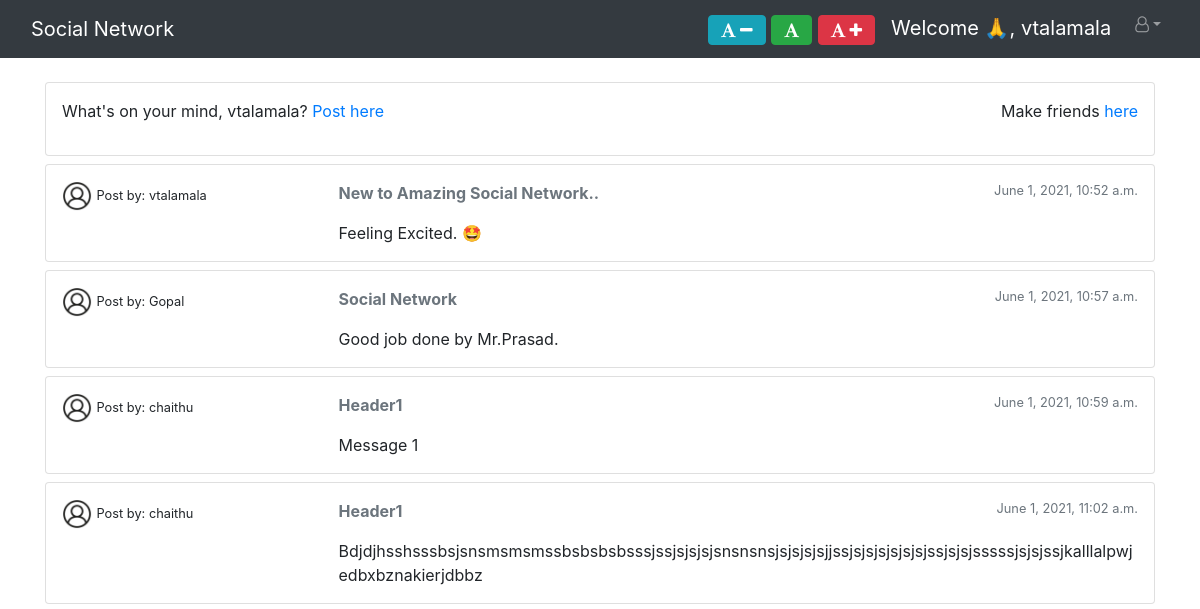
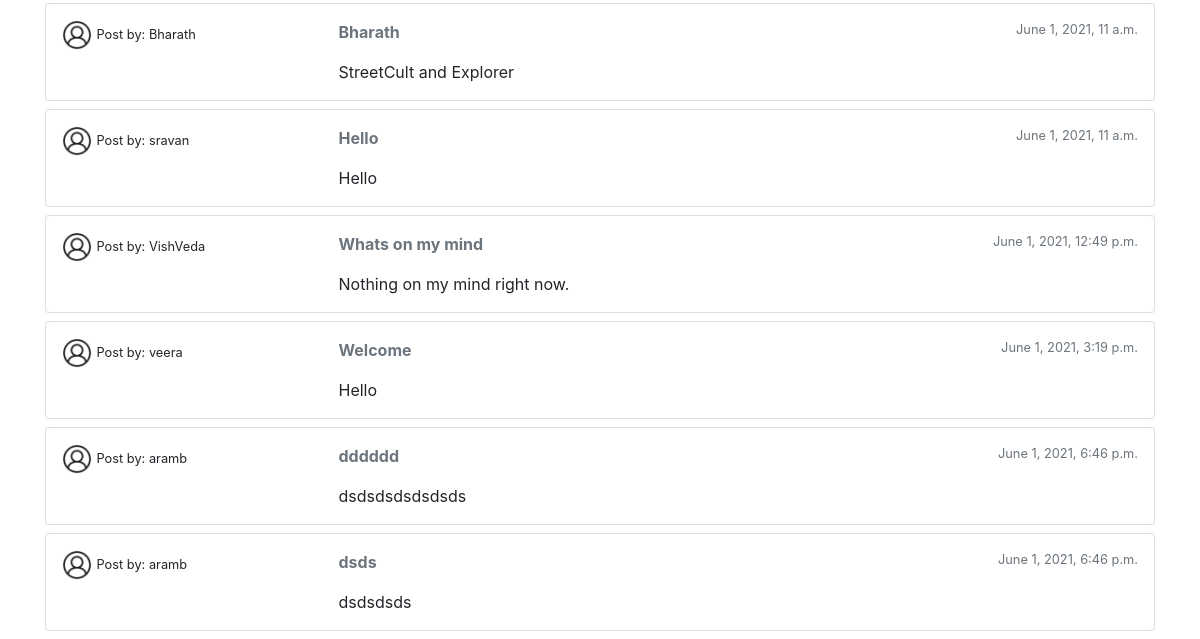
Page /timeline/ (signed in) on the earlier database version (2 pictures, top to bottom).
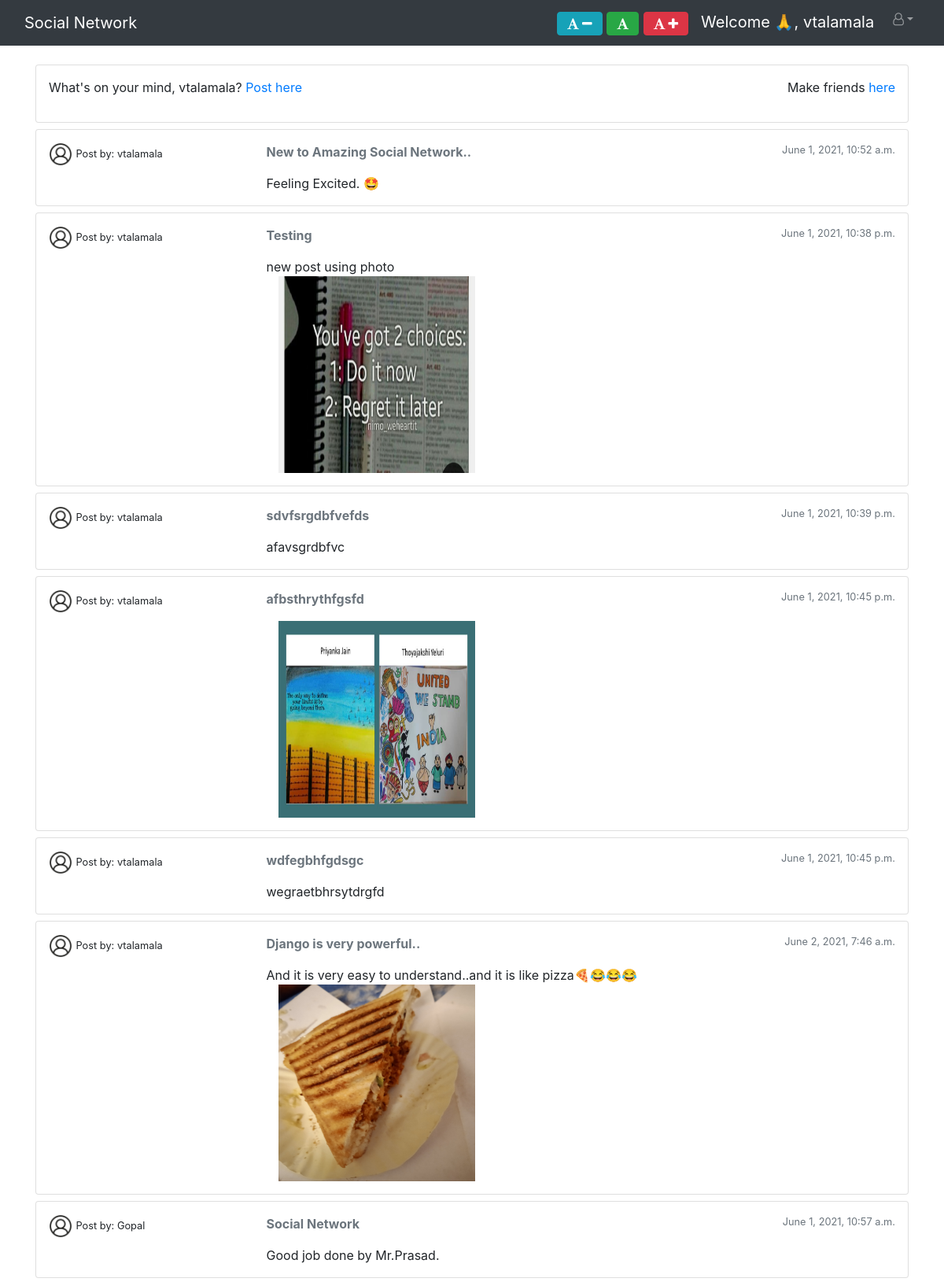
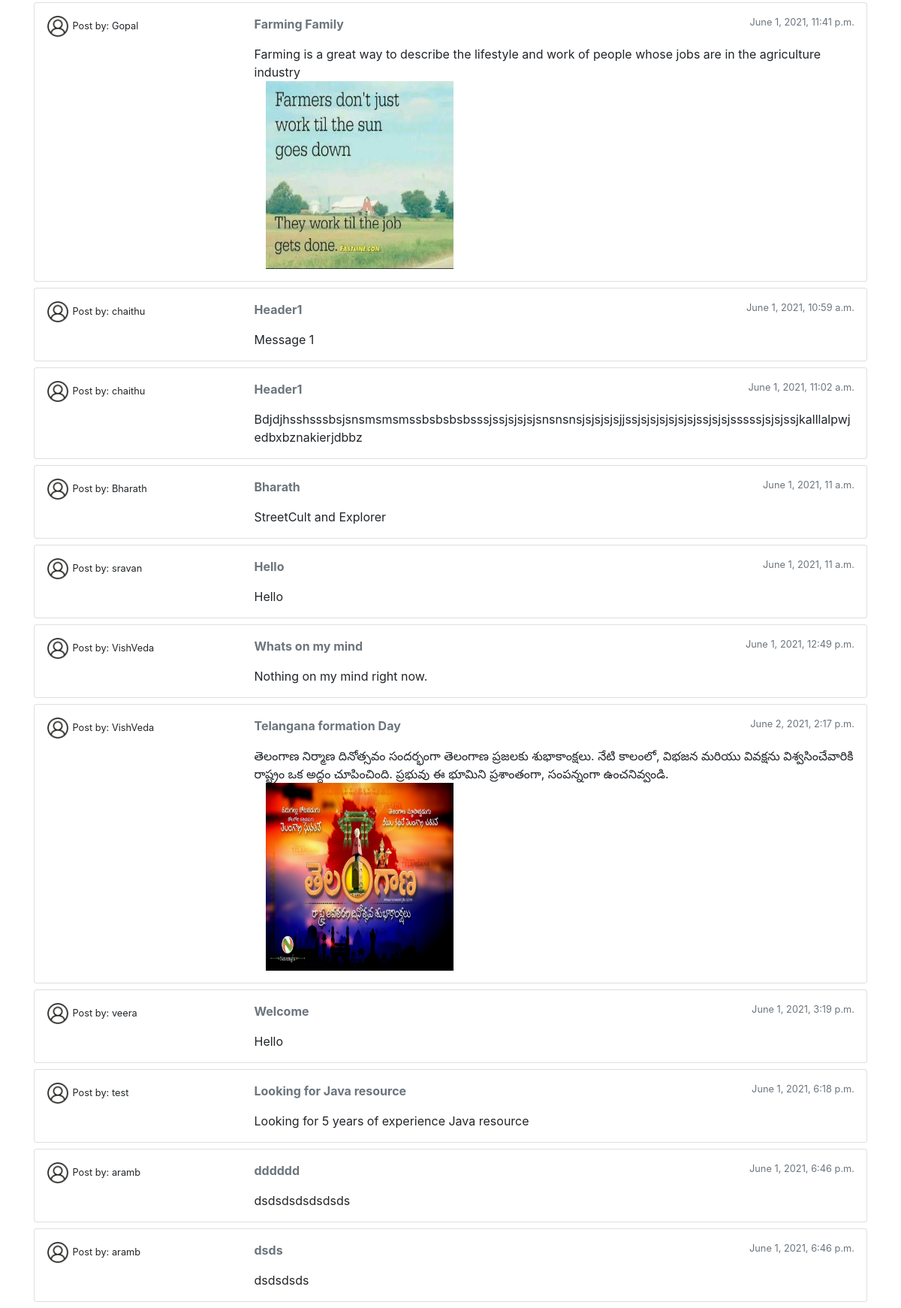
Same page on the later database version (2 pictures, top to bottom).
### accounts/models.py (models this page shows)
class PostsModel(models.Model):
    heading = models.CharField(max_length=200)
    message = models.TextField(max_length=4000, blank=True)
    post_image = models.ImageField(upload_to="posts/", blank=True)
    created_at = models.DateTimeField(auto_now_add=True)
    created_by = models.ForeignKey(User, related_name="posts", on_delete=models.CASCADE)

### accounts/views.py (the view)
# urls.py: path('timeline/', views.timeline, name="timeline"),
@login_required
def timeline(request):
    user_obj = User.objects.get(id=request.user.id)
    followers = SocialConnectivity.objects.filter(follower=user_obj)
    follower_names = [i.following for i in followers]
    follower_names.append(user_obj)
    posts = PostsModel.objects.filter(created_by__in=follower_names)
    return render(request, "timeline.html", {"posts": posts})

### templates/timeline.html (shortened to what this page needs)
{% extends 'base.html' %}
{% load static %}
{% block heading %}<a class="navbar-brand" href="{% url 'timeline' %}">Social Network</a>{% endblock heading %}
{% block content %}
<div class="card mb-2">
    <div class="card-body p-3">
        <p>What's on your mind, {{ user }}? <a href="{% url 'add_post' %}">Post here</a>
            <op style="float:right">
                Make friends <a href="{% url 'find_friends' %}">here</a></op>
        </p>
    </div>
</div>
{% for post in posts %}
<div class="card mb-2">
    <div class="card-body p-3">
        <div class="row">
            <div class="col-3">
                <img src="{% static 'icons/user.png' %}" alt="{{ post.created_by }}" style="width:30px; height:30px">
                <small>Post by: {{ post.created_by }}</small>
            </div>
            <div class="col-9">
                <div class="row mb-3">
                    <div class="col-6">
                        <strong class="text-muted">{{ post.heading }}</strong>
                    </div>
                    <div class="col-6 text-right">
                        <small class="text-muted">{{ post.created_at }}</small>
                    </div>
                </div>
                {% if post.message %}
                    {{ post.message }}
                {% endif %}
                {% if post.post_image %}
                <div class="col-6">
                    <img class="text-muted" src="{{ post.post_image.url }}" style="width:250px; height:250px">
                </div>
                {% endif %}
            </div>
        </div>
    </div>
</div>
{% endfor %}
{% endblock %}

### templates/base.html (shortened to what this page needs)
{% load static %}
<html lang="en">
<head>
    <link rel="stylesheet" href="https://maxcdn.bootstrapcdn.com/bootstrap/4.5.2/css/bootstrap.min.css">
    <link rel="stylesheet" href="https://cdnjs.cloudflare.com/ajax/libs/font-awesome/4.7.0/css/font-awesome.min.css">
</head>
<body>
<header class="section-header">
    <nav class="navbar navbar-expand-lg navbar-dark bg-dark">
        <div class="container-fluid">
            {% block heading %}<a class="navbar-brand" href="{% url 'home' %}">Social Network</a>{% endblock heading %}
            <div class="collapse navbar-collapse" id="mainMenu">
                {% if user.is_authenticated %}
                <ul class="navbar-nav ml-auto">
                    <li class="navbar-brand">
                        <a class="btn btn-info" id="minus" title="Decrease Font Size"
                           style="color:white">
                            <i class="fa fa-font size1"> <i class="fa fa-minus minus"></i> </i>
                        </a>
                        <a class="btn btn-success" id="actual" title="Actual Font Size"
                           style="color:white">
                            <i class="fa fa-font size1"> </i>
                        </a>
                        <a class="btn btn-danger" id="plus" title="Increase Font Size"
                           style="color:white">
                            <i class="fa fa-font size1"> <i class="fa fa-plus plus"> </i> </i>
                        </a>
                    </li>
                    <li class="navbar-brand" style="color:white">Welcome 🙏, {{ user }}</li>
                    <li class="nav-item dropdown">
                        <a class="nav-link dropdown-toggle" href="" id="userMenu" data-toggle="dropdown"
                           aria-expanded="false"><i class="fa fa-user-o" aria-hidden="true"></i></a>
                    </li>
                </ul>
                {% else %}
                <form class="form-inline ml-auto">
                    <a href="{% url 'login' %}" class="btn btn-outline-info">Log in</a>
                    <a href="{% url 'register' %}" class="btn btn-primary ml-2">Sign up</a>
                </form>
                {% endif %}
            </div>
        </div>
    </nav>
</header>
<div class="container">
    <br>
    {% block content %}{% endblock content %}
</div>
</body>
</html>

Differences in the rows shown:
added PostsModel: created_by "vtalamala", heading "Testing", created_at "June 1, 2021, 10:38 p.m.", message "new post using photo", post_image (picture)
added PostsModel: created_by "vtalamala", heading "sdvfsrgdbfvefds", created_at "June 1, 2021, 10:39 p.m.", message "afavsgrdbfvc"
added PostsModel: created_by "vtalamala", heading "afbsthrythfgsfd", created_at "June 1, 2021, 10:45 p.m.", post_image (picture)
added PostsModel: created_by "vtalamala", heading "wdfegbhfgdsgc", created_at "June 1, 2021, 10:45 p.m.", message "wegraetbhrsytdrgfd"
added PostsModel: created_by "vtalamala", heading "Django is very powerful..", created_at "June 2, 2021, 7:46 a.m.", message "And it is very easy to understand..and it is like pizza🍕😂😂😂", post_image (picture)
added PostsModel: created_by "Gopal", heading "Farming Family", created_at "June 1, 2021, 11:41 p.m.", message "Farming is a great way to describe the lifestyle and work of people whose jobs are in the agriculture industry", post_image (picture)
added PostsModel: created_by "VishVeda", heading "Telangana formation Day", created_at "June 2, 2021, 2:17 p.m.", message "తెలంగాణ నిర్మాణ దినోత్సవం సందర్భంగా తెలంగాణ ప్రజలకు శుభాకాంక్షలు. నేటి కాలంలో, విభజన మరియు వివక్షను విశ్వసించేవారికి రాష్ట్రం ఒక అద్దం చూపించింది. ప్రభువు ఈ భూమిని ప్రశాంతంగా, సంపన్నంగా ఉంచనివ్వండి.", post_image (picture)
now on this page (row unchanged): PostsModel: created_by (placeholder picture), created_by "test", heading "Looking for Java resource", created_at "June 1, 2021, 6:18 p.m.", message "Looking for 5 years of experience Java resource"
